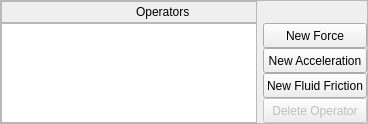
            <widget class="QFrame" name="OperatorsFrame" >
             <property name="frameShape" >
              <enum>QFrame::StyledPanel</enum>
             </property>
             <property name="frameShadow" >
              <enum>QFrame::Raised</enum>
             </property>
             <layout class="QGridLayout" name="gridLayout_16" >
              <property name="verticalSpacing" >
               <number>0</number>
              </property>
              <property name="margin" >
               <number>0</number>
              </property>
              <item row="1" column="1" >
               <widget class="QPushButton" name="OperatorsNewForceButton" >
                <property name="sizePolicy" >
                 <sizepolicy vsizetype="Fixed" hsizetype="Minimum" >
                  <horstretch>0</horstretch>
                  <verstretch>0</verstretch>
                 </sizepolicy>
                </property>
                <property name="minimumSize" >
                 <size>
                  <width>0</width>
                  <height>25</height>
                 </size>
                </property>
                <property name="text" >
                 <string>New Force</string>
                </property>
               </widget>
              </item>
              <item row="4" column="1" >
               <widget class="QPushButton" name="OperatorsDeleteOperatorButton" >
                <property name="enabled" >
                 <bool>false</bool>
                </property>
                <property name="sizePolicy" >
                 <sizepolicy vsizetype="Fixed" hsizetype="Minimum" >
                  <horstretch>0</horstretch>
                  <verstretch>0</verstretch>
                 </sizepolicy>
                </property>
                <property name="minimumSize" >
                 <size>
                  <width>0</width>
                  <height>25</height>
                 </size>
                </property>
                <property name="text" >
                 <string>Delete Operator</string>
                </property>
               </widget>
              </item>
              <item row="3" column="1" >
               <widget class="QPushButton" name="OperatorsNewFluidFrictionButton" >
                <property name="sizePolicy" >
                 <sizepolicy vsizetype="Fixed" hsizetype="Minimum" >
                  <horstretch>0</horstretch>
                  <verstretch>0</verstretch>
                 </sizepolicy>
                </property>
                <property name="minimumSize" >
                 <size>
                  <width>0</width>
                  <height>25</height>
                 </size>
                </property>
                <property name="text" >
                 <string>New Fluid Friction</string>
                </property>
               </widget>
              </item>
              <item row="2" column="1" >
               <widget class="QPushButton" name="OperatorsNewAccelerationButton" >
                <property name="sizePolicy" >
                 <sizepolicy vsizetype="Fixed" hsizetype="Minimum" >
                  <horstretch>0</horstretch>
                  <verstretch>0</verstretch>
                 </sizepolicy>
                </property>
                <property name="minimumSize" >
                 <size>
                  <width>0</width>
                  <height>25</height>
                 </size>
                </property>
                <property name="text" >
                 <string>New Acceleration</string>
                </property>
               </widget>
              </item>
              <item row="0" column="0" >
               <widget class="QFrame" name="OperatorsLabelFram" >
                <property name="sizePolicy" >
                 <sizepolicy vsizetype="Fixed" hsizetype="Preferred" >
                  <horstretch>0</horstretch>
                  <verstretch>0</verstretch>
                 </sizepolicy>
                </property>
                <property name="frameShape" >
                 <enum>QFrame::StyledPanel</enum>
                </property>
                <property name="frameShadow" >
                 <enum>QFrame::Raised</enum>
                </property>
                <layout class="QHBoxLayout" name="horizontalLayout_9" >
                 <property name="spacing" >
                  <number>0</number>
                 </property>
                 <property name="margin" >
                  <number>0</number>
                 </property>
                 <item>
                  <spacer name="horizontalSpacer_38" >
                   <property name="orientation" >
                    <enum>Qt::Horizontal</enum>
                   </property>
                   <property name="sizeHint" stdset="0" >
                    <size>
                     <width>134</width>
                     <height>20</height>
                    </size>
                   </property>
                  </spacer>
                 </item>
                 <item>
                  <widget class="QLabel" name="OperatorsLabel" >
                   <property name="sizePolicy" >
                    <sizepolicy vsizetype="Fixed" hsizetype="Preferred" >
                     <horstretch>0</horstretch>
                     <verstretch>0</verstretch>
                    </sizepolicy>
                   </property>
                   <property name="text" >
                    <string>Operators</string>
                   </property>
                  </widget>
                 </item>
                 <item>
                  <spacer name="horizontalSpacer_39" >
                   <property name="orientation" >
                    <enum>Qt::Horizontal</enum>
                   </property>
                   <property name="sizeHint" stdset="0" >
                    <size>
                     <width>40</width>
                     <height>20</height>
                    </size>
                   </property>
                  </spacer>
                 </item>
                </layout>
               </widget>
              </item>
              <item rowspan="4" row="1" column="0" >
               <widget class="QListWidget" name="OperatorsList" />
              </item>
             </layout>
            </widget>
